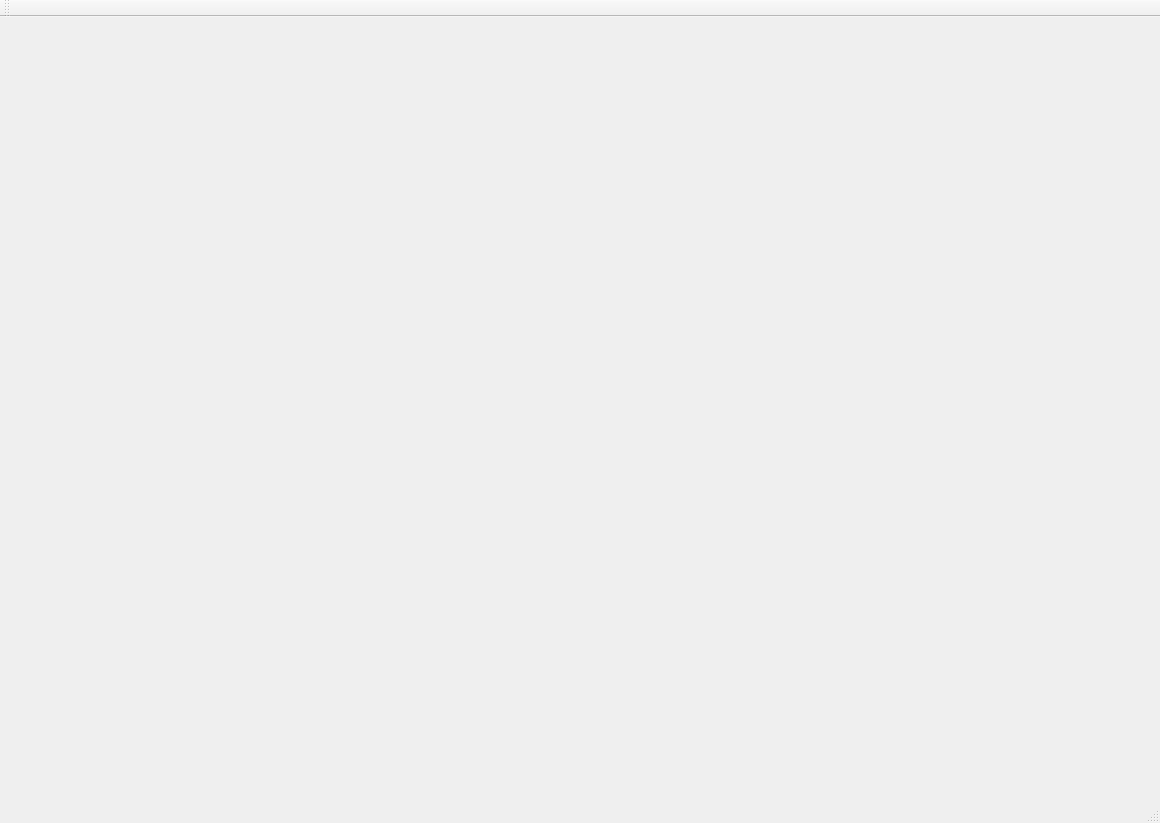
<?xml version="1.0" encoding="UTF-8"?>
<ui version="4.0">
 <class>MainWindow</class>
 <widget class="QMainWindow" name="MainWindow">
  <property name="geometry">
   <rect>
    <x>0</x>
    <y>0</y>
    <width>1160</width>
    <height>823</height>
   </rect>
  </property>
  <property name="windowTitle">
   <string>MainWindow</string>
  </property>
  <widget class="QWidget" name="centralWidget"/>
  <widget class="QMenuBar" name="menuBar">
   <property name="geometry">
    <rect>
     <x>0</x>
     <y>0</y>
     <width>1160</width>
     <height>20</height>
    </rect>
   </property>
  </widget>
  <widget class="QToolBar" name="mainToolBar">
   <attribute name="toolBarArea">
    <enum>TopToolBarArea</enum>
   </attribute>
   <attribute name="toolBarBreak">
    <bool>false</bool>
   </attribute>
  </widget>
  <widget class="QStatusBar" name="statusBar"/>
 </widget>
 <layoutdefault spacing="6" margin="11"/>
 <resources/>
 <connections/>
</ui>
